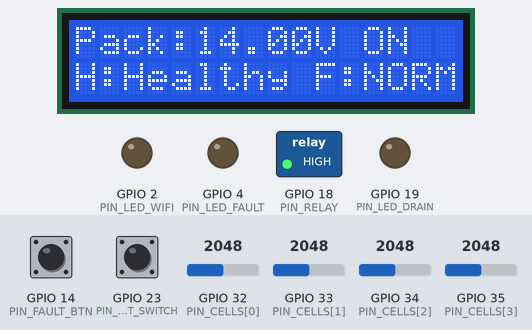
Simulated run of this sketch. Board: ESP32. Parts: 16×2 character LCD, switched loads named in the sketch (green lamp = pin HIGH), output pins drawn as LEDs (lit = HIGH). The inputs (shaded band) are chosen by the test bench; at power-on: GPIO 32 (PIN_CELLS[0]) = 2048, GPIO 23 (PIN_NET_SWITCH) HIGH, GPIO 33 (PIN_CELLS[1]) = 2048, GPIO 14 (PIN_FAULT_BTN) HIGH, GPIO 34 (PIN_CELLS[2]) = 2048, GPIO 35 (PIN_CELLS[3]) = 2048 (analog values on the 0–4095 scale). WiFi joins after 1.5 s; servers stay silent unless stated; what the sketch prints to the serial monitor is not drawn.

Above: at 1.4 s.
1.5 s: GPIO 32 (PIN_CELLS[0]) set to 2614
At 3.7 s:
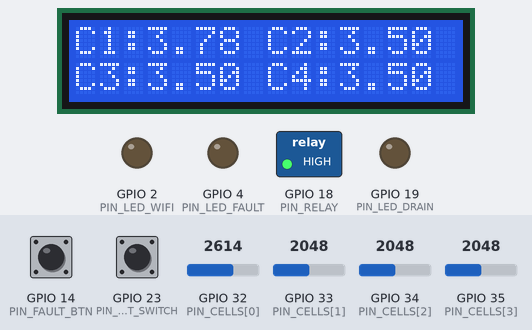
4.0 s: GPIO 32 (PIN_CELLS[0]) set to 2719
At 6.2 s:
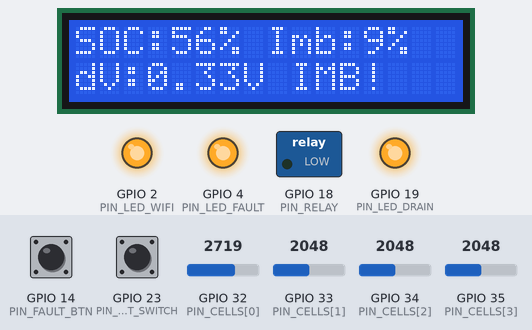
6.8 s: GPIO 23 (PIN_NET_SWITCH) pulled LOW for 0.15 s
At 8.8 s:
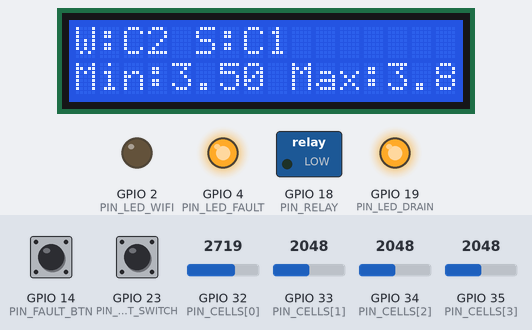
9.9 s: GPIO 33 (PIN_CELLS[1]) set to 3972
At 11.3 s:
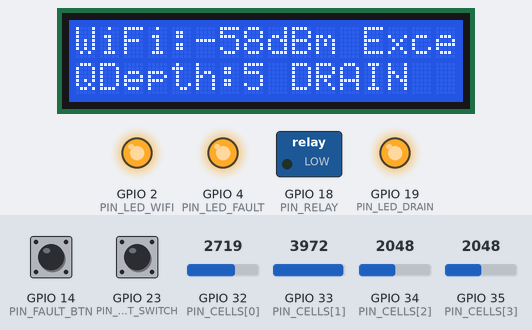
12.9 s: GPIO 14 (PIN_FAULT_BTN) pulled LOW for 0.15 s
At 13.3 s:
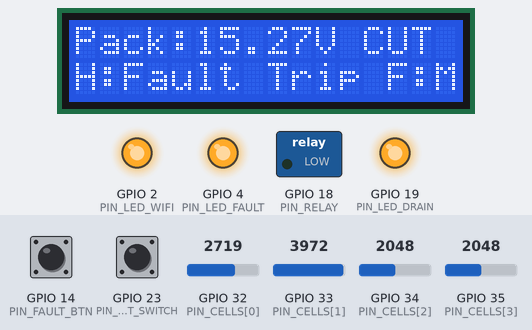
16.0 s: GPIO 34 (PIN_CELLS[2]) set to 2866
At 23.9 s:
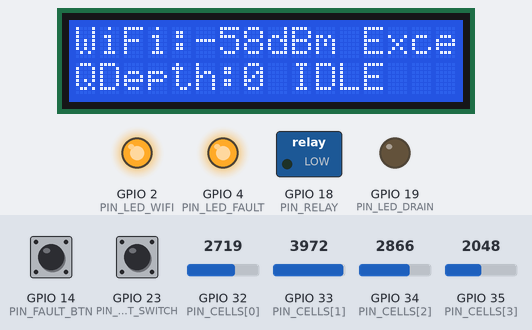
Timing chart, 0 to 25.4 s (numbered marks = the images above; inputs shaded):
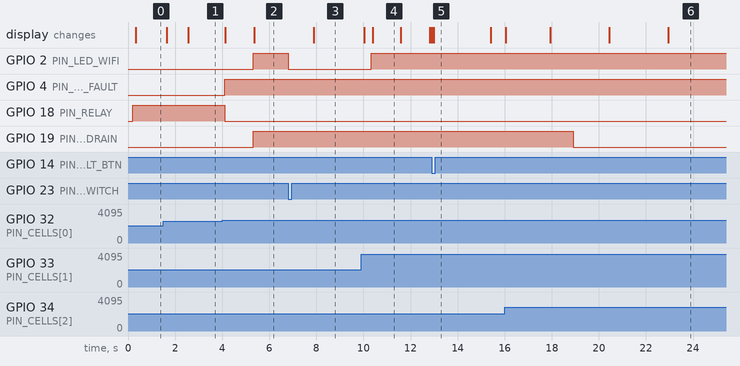

Measured:
- the behaviour switches between 2662 and 2663 on GPIO 32 (PIN_CELLS[0]) (found by bisection; images 1 and 2)
- after the input at 1.5 s, the display: first changes after 0.15 s (image 1 shows a later state)
- after the input at 4.0 s, GPIO 4 (PIN_LED_FAULT): LOW → HIGH after 0.11 s; GPIO 18 (PIN_RELAY): HIGH → LOW after 0.11 s; the display: first changes after 0.14 s (image 2 shows a later state)
- after the input at 6.8 s, GPIO 2 (PIN_LED_WIFI): HIGH → LOW at once
- after the input at 12.9 s, the display: first differs from a run without the input after 0.10 s (image 5)
- after the input at 16.0 s, GPIO 19 (PIN_LED_DRAIN): HIGH → LOW after 2.9 s instead of 1.7 s
- what the display in image 4 shows lasts 1.2 s, from 10.4 s to 11.6 s

The sketch:

blynk_telemetry.ino
```cpp
/*******************************************************************************
 * Event-Driven BMS Telemetry & Live Blynk IoT Dashboard
 * Platform: ESP32 + Blynk Cloud + I2C 16x2 LCD + 4-Cell Monitoring
 *******************************************************************************/

#define BLYNK_TEMPLATE_ID   "TMPL3UCSufABU"
#define BLYNK_TEMPLATE_NAME "Event Driven BMS Telemetry"
#define BLYNK_AUTH_TOKEN    "DfVVBHpdhQo0l8MBbPF9GC-AL4TJp0_y"

// Direct BLR1 regional cluster (prevents redirection timeouts in Wokwi)
#define BLYNK_SERVER        "blr1.blynk.cloud"
#define BLYNK_PORT          80

#define BLYNK_PRINT Serial

#include <WiFi.h>
#include <WiFiClient.h>
#include <BlynkSimpleEsp32.h>
#include <Wire.h>
#include <LiquidCrystal_I2C.h>

// =============================================================================
// HARDWARE PIN DEFINITIONS (Matching your Wokwi diagram)
// =============================================================================
#define NUM_CELLS 4
const uint8_t PIN_CELLS[NUM_CELLS] = { 32, 33, 34, 35 };

LiquidCrystal_I2C lcd(0x27, 16, 2);

const uint8_t PIN_RELAY       = 18; // Safety Relay
const uint8_t PIN_FAULT_BTN   = 14; // Manual Emergency Cutoff Button (Active LOW)
const uint8_t PIN_NET_SWITCH  = 23; // Network Outage Switch (Active LOW)

const uint8_t PIN_LED_WIFI    = 2;  // Green: Wi-Fi Connected
const uint8_t PIN_LED_FAULT   = 4; // Red: Fault Tripped
const uint8_t PIN_LED_DRAIN   = 19; // Blue: Queue Playback Active

// =============================================================================
// NETWORK CREDENTIALS
// =============================================================================
char ssid[] = "Wokwi-GUEST";
char pass[] = "";

// =============================================================================
// SYSTEM THRESHOLDS & EVENT PARAMETERS
// =============================================================================
const float ADC_MAX          = 4095.0f;
const float V_MIN            = 2.50f;
const float V_MAX            = 4.50f;

const float WEAK_THRESH      = 2.80f; // Undervoltage cutoff (V)
const float OV_THRESH        = 4.15f; // Overvoltage cutoff (V)
const float IMBALANCE_THRESH = 0.30f; // Imbalance delta threshold (V)

const float VOLT_DEADBAND    = 0.05f; // 50 mV delta triggers transmission
const int   RSSI_DEADBAND    = 6;     // 6 dBm shift triggers transmission
const uint32_t MIN_TX_GAP_MS = 400;   // 400ms rate limiter between live events
const uint32_t HEARTBEAT_MS  = 45000; // 45s safety heartbeat
const uint32_t DRAIN_PACE_MS = 1200;  // 1.2s spacing between queued replays (avoids flood drops)

// =============================================================================
// BMS & HEALTH STRUCTURES
// =============================================================================
enum HealthState {
  HEALTHY,
  MINOR_IMBALANCE,
  CRITICAL_IMBALANCE,
  LOW_BATTERY,
  PACK_FAILURE,
  FAULT_STATE
};

struct CellData {
  float voltage;
  float soc;
};

struct PackData {
  float packVoltage;
  float avgVoltage;
  float avgSoc;
  float deltaV;
  float imbalancePct;
  int weakestCell;
  int strongestCell;
};

struct TelemetryFrame {
  uint32_t timestamp;
  float cellV[NUM_CELLS];
  float packVoltage;
  float avgSoc;
  float deltaV;
  int weakestCell;
  int strongestCell;
  bool relayEngaged;
  char faultCode[20];
  char healthState[20];
  int rssi;
  char triggerCause[24];
  bool isQueued;
};

CellData cells[NUM_CELLS];
PackData pack;
HealthState currentHealth = HEALTHY;
String currentFault = "NORMAL";
bool relayState = true;
int currentRssi = -100;
bool manualFaultLatch = false;

// Event Tracking
float lastTxV[NUM_CELLS] = { 0, 0, 0, 0 };
HealthState lastTxHealth = HEALTHY;
String lastTxFault = "";
bool lastTxRelay = true;
int lastTxWeakest = -1;
int lastTxStrongest = -1;
int lastTxRssi = 0;
uint32_t lastTxTime = 0;

// =============================================================================
// OFFLINE EVENT RING-BUFFER QUEUE
// =============================================================================
#define MAX_QUEUE_FRAMES 40
TelemetryFrame eventQueue[MAX_QUEUE_FRAMES];
size_t queueHead = 0;
size_t queueTail = 0;
size_t queueCount = 0;
uint32_t droppedEvents = 0;

bool isQueueEmpty() { return queueCount == 0; }
bool isQueueFull()  { return queueCount >= MAX_QUEUE_FRAMES; }

void pushEventQueue(const TelemetryFrame &frame) {
  if (isQueueFull()) {
    queueTail = (queueTail + 1) % MAX_QUEUE_FRAMES;
    queueCount--;
    droppedEvents++;
    Serial.printf("[QUEUE] Buffer full! Dropped oldest frame. (Total dropped: %u)\n", droppedEvents);
  }
  eventQueue[queueHead] = frame;
  queueHead = (queueHead + 1) % MAX_QUEUE_FRAMES;
  queueCount++;

  Serial.printf("[QUEUE] Offline buffered [#%u | Cause: %s | Q-Depth: %u/%d]\n",
                queueCount, frame.triggerCause, queueCount, MAX_QUEUE_FRAMES);
}

bool popEventQueue(TelemetryFrame &frame) {
  if (isQueueEmpty()) return false;
  frame = eventQueue[queueTail];
  queueTail = (queueTail + 1) % MAX_QUEUE_FRAMES;
  queueCount--;
  return true;
}

// =============================================================================
// NON-BLOCKING WI-FI STATE MACHINE
// =============================================================================
enum WiFiState {
  WIFI_ST_IDLE,
  WIFI_ST_CONNECTING,
  WIFI_ST_CONNECTED,
  WIFI_ST_WAIT_BACKOFF
};

WiFiState currentWiFiState = WIFI_ST_IDLE;
uint32_t wifiStateTimer = 0;
uint32_t backoffDelay = 3000;
bool isPlaybackActive = false;
uint32_t lastDrainTime = 0;

// =============================================================================
// UTILITY FUNCTIONS
// =============================================================================
float voltageToSOC(float v) {
  float soc = ((v - 2.80f) / (4.20f - 2.80f)) * 100.0f;
  if (soc < 0.0f) soc = 0.0f;
  if (soc > 100.0f) soc = 100.0f;
  return soc;
}

String getRSSIQuality(int rssi) {
  if (rssi > -60) return "Excellent";
  if (rssi > -70) return "Good";
  if (rssi > -80) return "Weak";
  return "Poor";
}

String healthLabel(HealthState st) {
  switch (st) {
    case HEALTHY:            return "Healthy";
    case MINOR_IMBALANCE:   return "Minor Imbal";
    case CRITICAL_IMBALANCE: return "Crit Imbal";
    case LOW_BATTERY:        return "Low Battery";
    case PACK_FAILURE:       return "Pack Failure";
    case FAULT_STATE:        return "Fault Trip";
    default:                 return "Unknown";
  }
}

// =============================================================================
// SENSOR SAMPLING & BMS PROTECTION
// =============================================================================
void sampleBatterySensors() {
  float sum = 0;
  float minV = 999.0f;
  float maxV = -999.0f;
  int weakIdx = 0;
  int strongIdx = 0;

  for (int i = 0; i < NUM_CELLS; i++) {
    int raw = analogRead(PIN_CELLS[i]);
    float voltage = V_MIN + ((float)raw / ADC_MAX) * (V_MAX - V_MIN);
    cells[i].voltage = voltage;
    cells[i].soc = voltageToSOC(voltage);
    sum += voltage;

    if (voltage < minV) {
      minV = voltage;
      weakIdx = i;
    }
    if (voltage > maxV) {
      maxV = voltage;
      strongIdx = i;
    }
  }

  pack.packVoltage   = sum;
  pack.avgVoltage    = sum / NUM_CELLS;
  pack.weakestCell   = weakIdx;
  pack.strongestCell = strongIdx;
  pack.deltaV        = maxV - minV;
  pack.imbalancePct  = (pack.deltaV / pack.avgVoltage) * 100.0f;

  float socSum = 0;
  for (int i = 0; i < NUM_CELLS; i++) socSum += cells[i].soc;
  pack.avgSoc = socSum / NUM_CELLS;

  if (WiFi.status() == WL_CONNECTED) {
    currentRssi = WiFi.RSSI();
  } else {
    currentRssi = -100;
  }
}

void evaluateProtectionLogic() {
  if (digitalRead(PIN_FAULT_BTN) == LOW) {
    manualFaultLatch = true;
  }

  String fault = "NORMAL";
  if (manualFaultLatch) {
    fault = "MANUAL_CUTOFF";
  } else if (cells[pack.strongestCell].voltage > OV_THRESH) {
    fault = "OVER_VOLTAGE";
  } else if (cells[pack.weakestCell].voltage < WEAK_THRESH) {
    fault = "UNDER_VOLTAGE";
  } else if (pack.deltaV > IMBALANCE_THRESH) {
    fault = "CELL_IMBALANCE";
  }
  currentFault = fault;

  if (fault != "NORMAL") {
    currentHealth = FAULT_STATE;
    relayState = false;
    digitalWrite(PIN_RELAY, LOW);
    digitalWrite(PIN_LED_FAULT, HIGH);
  } else {
    currentHealth = HEALTHY;
    relayState = true;
    digitalWrite(PIN_RELAY, HIGH);
    digitalWrite(PIN_LED_FAULT, LOW);
  }
}

// =============================================================================
// EVENT DETECTION LOGIC
// =============================================================================
bool detectTelemetryEvent(String &reason) {
  uint32_t now = millis();

  if (now - lastTxTime < MIN_TX_GAP_MS) return false;

  if (lastTxTime == 0) {
    reason = "BOOT_SYNC";
    return true;
  }

  if (currentFault != lastTxFault) {
    reason = String("FAULT_") + currentFault;
    return true;
  }

  if (relayState != lastTxRelay) {
    reason = relayState ? "RELAY_ENGAGED" : "RELAY_CUTOFF";
    return true;
  }

  for (int i = 0; i < NUM_CELLS; i++) {
    if (fabs(cells[i].voltage - lastTxV[i]) >= VOLT_DEADBAND) {
      reason = String("CELL") + (i + 1) + "_DELTA";
      return true;
    }
  }

  if (abs(currentRssi - lastTxRssi) >= RSSI_DEADBAND) {
    reason = "RSSI_CHANGE";
    return true;
  }

  if (now - lastTxTime >= HEARTBEAT_MS) {
    reason = "HEARTBEAT";
    return true;
  }

  return false;
}

// =============================================================================
// TELEMETRY TRANSMISSION & RATE-PACED DRAIN
// =============================================================================
void transmitFrameToBlynk(const TelemetryFrame &frame) {
  if (!Blynk.connected()) return;

  Blynk.virtualWrite(V0, frame.cellV[0]);
  Blynk.virtualWrite(V1, frame.cellV[1]);
  Blynk.virtualWrite(V2, frame.cellV[2]);
  Blynk.virtualWrite(V3, frame.cellV[3]);

  String sStrong = "Cell " + String(frame.strongestCell + 1) + " (" + String(frame.cellV[frame.strongestCell], 2) + "V)";
  String sWeak   = "Cell " + String(frame.weakestCell + 1) + " (" + String(frame.cellV[frame.weakestCell], 2) + "V)";
  Blynk.virtualWrite(V4, sStrong);
  Blynk.virtualWrite(V5, sWeak);
  Blynk.virtualWrite(V6, frame.deltaV);

  Blynk.virtualWrite(V7, frame.relayEngaged ? 1 : 0);
  Blynk.virtualWrite(V8, frame.faultCode);
  Blynk.virtualWrite(V9, frame.rssi);
  Blynk.virtualWrite(V10, (int)queueCount);
  Blynk.virtualWrite(V11, frame.isQueued ? "QUEUED REPLAY" : "LIVE");
  Blynk.virtualWrite(V12, frame.triggerCause);

  Blynk.run();

  Serial.printf("[BLYNK TX] %-14s | Cause: %-15s | C1:%.2f C2:%.2f C3:%.2f C4:%.2f | QDepth:%u\n",
                frame.isQueued ? "[QUEUED REPLAY]" : "[LIVE]",
                frame.triggerCause,
                frame.cellV[0], frame.cellV[1], frame.cellV[2], frame.cellV[3],
                queueCount);
}

void drainOfflineQueue() {
  uint32_t now = millis();
  if (now - lastDrainTime < DRAIN_PACE_MS) return;
  lastDrainTime = now;

  TelemetryFrame queuedFrame;
  if (popEventQueue(queuedFrame)) {
    isPlaybackActive = true;
    digitalWrite(PIN_LED_DRAIN, HIGH);
    queuedFrame.isQueued = true;
    transmitFrameToBlynk(queuedFrame);
  }
}

// =============================================================================
// WI-FI & BLYNK CONNECTION HANDLER
// =============================================================================
void handleWiFiStateMachine() {
  uint32_t now = millis();

  bool forceOutage = (digitalRead(PIN_NET_SWITCH) == LOW);
  if (forceOutage) {
    if (currentWiFiState != WIFI_ST_IDLE || WiFi.status() == WL_CONNECTED) {
      Serial.println("[NETWORK] >>> NETWORK OUTAGE SIMULATOR ACTIVE (GPIO 23 to GND) <<<");
      WiFi.disconnect(true);
      currentWiFiState = WIFI_ST_IDLE;
      digitalWrite(PIN_LED_WIFI, LOW);
      backoffDelay = 2000;
    }
    return;
  }

  static uint32_t lastConnectAttempt = 0;
  static uint32_t disconnectStartTime = 0;

  switch (currentWiFiState) {
    case WIFI_ST_IDLE:
      Serial.println("[NETWORK] Connecting to Wi-Fi...");
      WiFi.mode(WIFI_STA);
      WiFi.begin(ssid, pass);
      wifiStateTimer = now;
      currentWiFiState = WIFI_ST_CONNECTING;
      break;

    case WIFI_ST_CONNECTING:
      if (WiFi.status() == WL_CONNECTED) {
        if (now - lastConnectAttempt >= 5000) {
          lastConnectAttempt = now;
          Serial.printf("[NETWORK] Wi-Fi OK! Connecting to Blynk [%s:%d]...\n", BLYNK_SERVER, BLYNK_PORT);

          if (Blynk.connect(6000)) {
            Serial.println("[BLYNK] >>> CONNECTED SUCCESSFULLY TO BLYNK CLOUD! <<<");
            digitalWrite(PIN_LED_WIFI, HIGH);
            currentWiFiState = WIFI_ST_CONNECTED;
            backoffDelay = 3000;
            disconnectStartTime = 0;
          } else {
            Serial.println("[BLYNK] Connection pending. Retrying shortly...");
          }
        }
      } else if (now - wifiStateTimer >= 15000) {
        Serial.println("[NETWORK] Wi-Fi timeout. Retrying...");
        WiFi.disconnect(true);
        currentWiFiState = WIFI_ST_WAIT_BACKOFF;
        wifiStateTimer = now;
      }
      break;

    case WIFI_ST_CONNECTED:
      if (WiFi.status() != WL_CONNECTED || !Blynk.connected()) {
        if (disconnectStartTime == 0) {
          disconnectStartTime = now;
        } else if (now - disconnectStartTime >= 3000) {
          Serial.println("[NETWORK] Connection lost confirmed. Entering backoff...");
          digitalWrite(PIN_LED_WIFI, LOW);
          currentWiFiState = WIFI_ST_WAIT_BACKOFF;
          wifiStateTimer = now;
          disconnectStartTime = 0;
        }
      } else {
        disconnectStartTime = 0;
        Blynk.run();
      }
      break;

    case WIFI_ST_WAIT_BACKOFF:
      if (now - wifiStateTimer >= backoffDelay) {
        Serial.println("[NETWORK] Backoff elapsed. Re-attempting connection...");
        backoffDelay = min(backoffDelay * 2, (uint32_t)15000);
        currentWiFiState = WIFI_ST_IDLE;
      }
      break;
  }
}

// =============================================================================
// BLYNK CALLBACKS
// =============================================================================
BLYNK_WRITE(V13) {
  if (param.asInt() == 1) {
    Serial.println("[BLYNK] Remote Trip Reset received.");
    manualFaultLatch = false;
    evaluateProtectionLogic();
  }
}

BLYNK_CONNECTED() {
  Serial.println("[BLYNK] Cloud synchronized.");
  lastTxTime = 0;
}

// =============================================================================
// LCD MULTI-PAGE SYSTEM
// =============================================================================
byte lcdPage = 0;
uint32_t lastLcdSwitch = 0;

void updateLcdDisplay() {
  uint32_t now = millis();
  if (now - lastLcdSwitch >= 2500) {
    lcdPage = (lcdPage + 1) % 5;
    lastLcdSwitch = now;
    lcd.clear();
  }

  char buf0[17];
  char buf1[17];

  switch (lcdPage) {
    case 0:
      snprintf(buf0, sizeof(buf0), "Pack:%.2fV %s", pack.packVoltage, relayState ? "ON " : "CUT");
      snprintf(buf1, sizeof(buf1), "H:%-6s F:%-5s", healthLabel(currentHealth).c_str(), currentFault.c_str());
      lcd.setCursor(0, 0);
      lcd.print(buf0);
      lcd.setCursor(0, 1);
      lcd.print(buf1);
      break;

    case 1:
      snprintf(buf0, sizeof(buf0), "C1:%.2f C2:%.2f", cells[0].voltage, cells[1].voltage);
      snprintf(buf1, sizeof(buf1), "C3:%.2f C4:%.2f", cells[2].voltage, cells[3].voltage);
      lcd.setCursor(0, 0);
      lcd.print(buf0);
      lcd.setCursor(0, 1);
      lcd.print(buf1);
      break;

    case 2:
      snprintf(buf0, sizeof(buf0), "SOC:%.0f%% Imb:%.0f%%", pack.avgSoc, pack.imbalancePct);
      snprintf(buf1, sizeof(buf1), "dV:%.2fV %s", pack.deltaV, pack.deltaV > IMBALANCE_THRESH ? "IMB!" : "OK ");
      lcd.setCursor(0, 0);
      lcd.print(buf0);
      lcd.setCursor(0, 1);
      lcd.print(buf1);
      break;

    case 3:
      snprintf(buf0, sizeof(buf0), "W:C%d S:C%d", pack.weakestCell + 1, pack.strongestCell + 1);
      snprintf(buf1, sizeof(buf1), "Min:%.2f Max:%.2f", cells[pack.weakestCell].voltage, cells[pack.strongestCell].voltage);
      lcd.setCursor(0, 0);
      lcd.print(buf0);
      lcd.setCursor(0, 1);
      lcd.print(buf1);
      break;

    case 4:
      if (WiFi.status() == WL_CONNECTED) {
        snprintf(buf0, sizeof(buf0), "WiFi:%ddBm %s", currentRssi, getRSSIQuality(currentRssi).c_str());
      } else {
        snprintf(buf0, sizeof(buf0), "WiFi: OFFLINE   ");
      }
      snprintf(buf1, sizeof(buf1), "QDepth:%u %s", queueCount, isPlaybackActive ? "DRAIN" : (queueCount > 0 ? "HOLD" : "IDLE"));
      lcd.setCursor(0, 0);
      lcd.print(buf0);
      lcd.setCursor(0, 1);
      lcd.print(buf1);
      break;
  }
}

// =============================================================================
// SETUP & MAIN LOOP
// =============================================================================
void setup() {
  Serial.begin(115200);
  delay(200);

  Serial.println("\n=== EVENT-DRIVEN BMS TELEMETRY & BLYNK DASHBOARD ===");

  pinMode(PIN_RELAY, OUTPUT);
  digitalWrite(PIN_RELAY, HIGH);

  pinMode(PIN_LED_WIFI, OUTPUT);
  pinMode(PIN_LED_FAULT, OUTPUT);
  pinMode(PIN_LED_DRAIN, OUTPUT);
  digitalWrite(PIN_LED_WIFI, LOW);
  digitalWrite(PIN_LED_FAULT, LOW);
  digitalWrite(PIN_LED_DRAIN, LOW);

  pinMode(PIN_FAULT_BTN, INPUT_PULLUP);
  pinMode(PIN_NET_SWITCH, INPUT_PULLUP);

  analogReadResolution(12);
  analogSetAttenuation(ADC_11db);

  lcd.init();
  lcd.backlight();
  lcd.setCursor(0, 0);
  lcd.print("BMS Telemetry");
  lcd.setCursor(0, 1);
  lcd.print("Event-Driven");

  // Direct regional configuration
  Blynk.config(BLYNK_AUTH_TOKEN, BLYNK_SERVER, BLYNK_PORT);

  sampleBatterySensors();
  evaluateProtectionLogic();
}

void loop() {
  // 1. Maintain Wi-Fi and Blynk
  handleWiFiStateMachine();

  // 2. Continuous 10Hz Battery Sampling & Protection
  static uint32_t lastSampleTime = 0;
  if (millis() - lastSampleTime >= 100) {
    lastSampleTime = millis();
    sampleBatterySensors();
    evaluateProtectionLogic();
  }

  // 3. Event-Driven Telemetry Trigger
  String triggerReason = "";
  if (detectTelemetryEvent(triggerReason)) {
    TelemetryFrame frame;
    frame.timestamp = millis();
    for (int i = 0; i < NUM_CELLS; i++) frame.cellV[i] = cells[i].voltage;
    frame.packVoltage = pack.packVoltage;
    frame.avgSoc = pack.avgSoc;
    frame.deltaV = pack.deltaV;
    frame.weakestCell = pack.weakestCell;
    frame.strongestCell = pack.strongestCell;
    frame.relayEngaged = relayState;
    strncpy(frame.faultCode, currentFault.c_str(), sizeof(frame.faultCode) - 1);
    frame.faultCode[sizeof(frame.faultCode) - 1] = '\0';
    strncpy(frame.healthState, healthLabel(currentHealth).c_str(), sizeof(frame.healthState) - 1);
    frame.healthState[sizeof(frame.healthState) - 1] = '\0';
    frame.rssi = currentRssi;
    strncpy(frame.triggerCause, triggerReason.c_str(), sizeof(frame.triggerCause) - 1);
    frame.triggerCause[sizeof(frame.triggerCause) - 1] = '\0';
    frame.isQueued = false;

    if (currentWiFiState == WIFI_ST_CONNECTED && Blynk.connected() && queueCount == 0 && !isPlaybackActive) {
      transmitFrameToBlynk(frame);
    } else {
      frame.isQueued = true;
      pushEventQueue(frame);
    }

    for (int i = 0; i < NUM_CELLS; i++) lastTxV[i] = cells[i].voltage;
    lastTxHealth    = currentHealth;
    lastTxFault     = currentFault;
    lastTxRelay     = relayState;
    lastTxWeakest   = pack.weakestCell;
    lastTxStrongest = pack.strongestCell;
    lastTxRssi      = currentRssi;
    lastTxTime      = millis();
  }

  // 4. Rate-Paced Offline Queue Draining
  if (currentWiFiState == WIFI_ST_CONNECTED && Blynk.connected() && queueCount > 0) {
    drainOfflineQueue();
  } else if (queueCount == 0 && isPlaybackActive) {
    isPlaybackActive = false;
    digitalWrite(PIN_LED_DRAIN, LOW);
    Serial.println("[PLAYBACK] Offline queue drained. Reverted to LIVE streaming.");
    Blynk.virtualWrite(V11, "LIVE");
    Blynk.virtualWrite(V10, 0);
  }

  // 5. Update Diagnostic LCD Display
  updateLcdDisplay();
}
```
